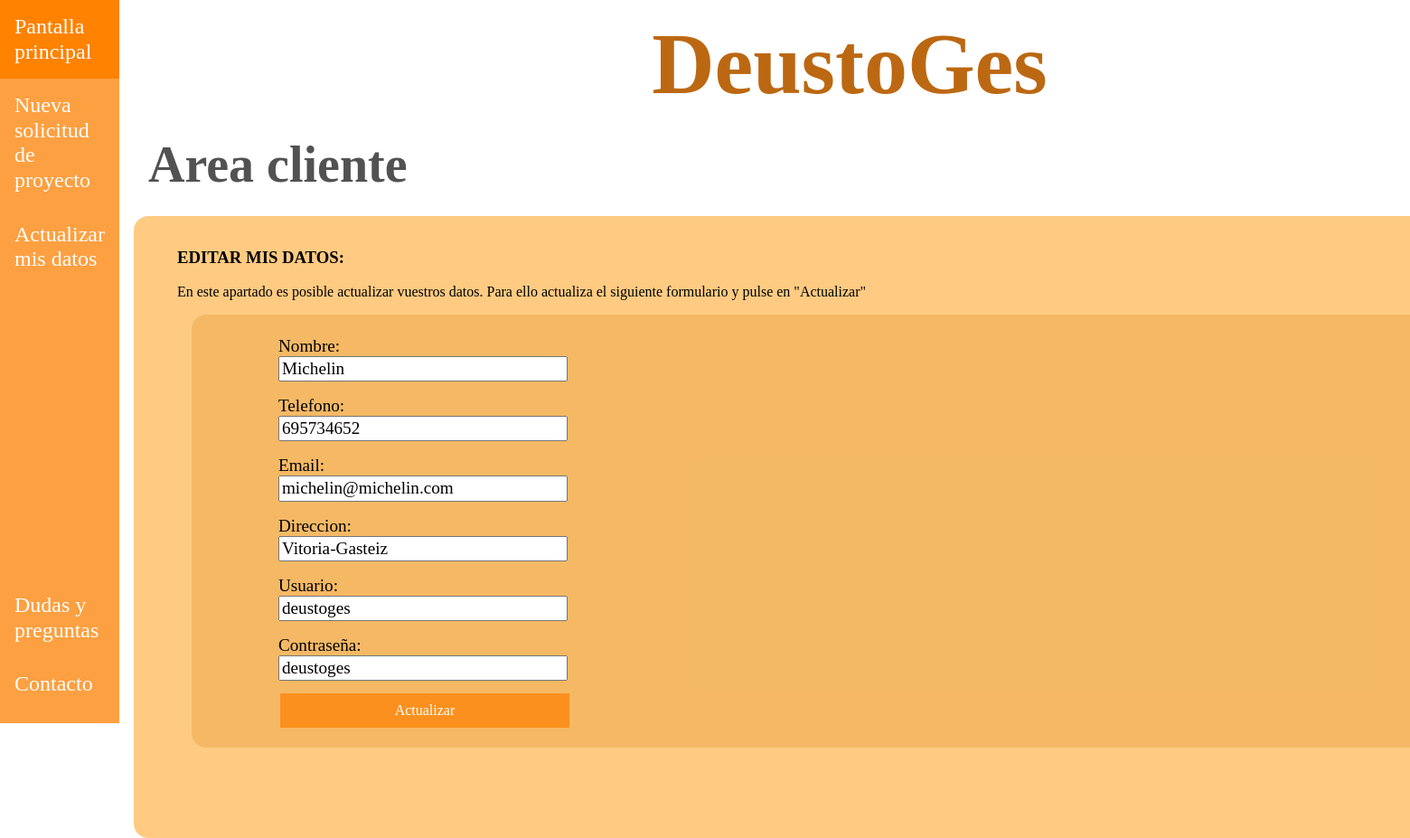
Before: /appDeustoGes/clientes/1/update with the older database file.
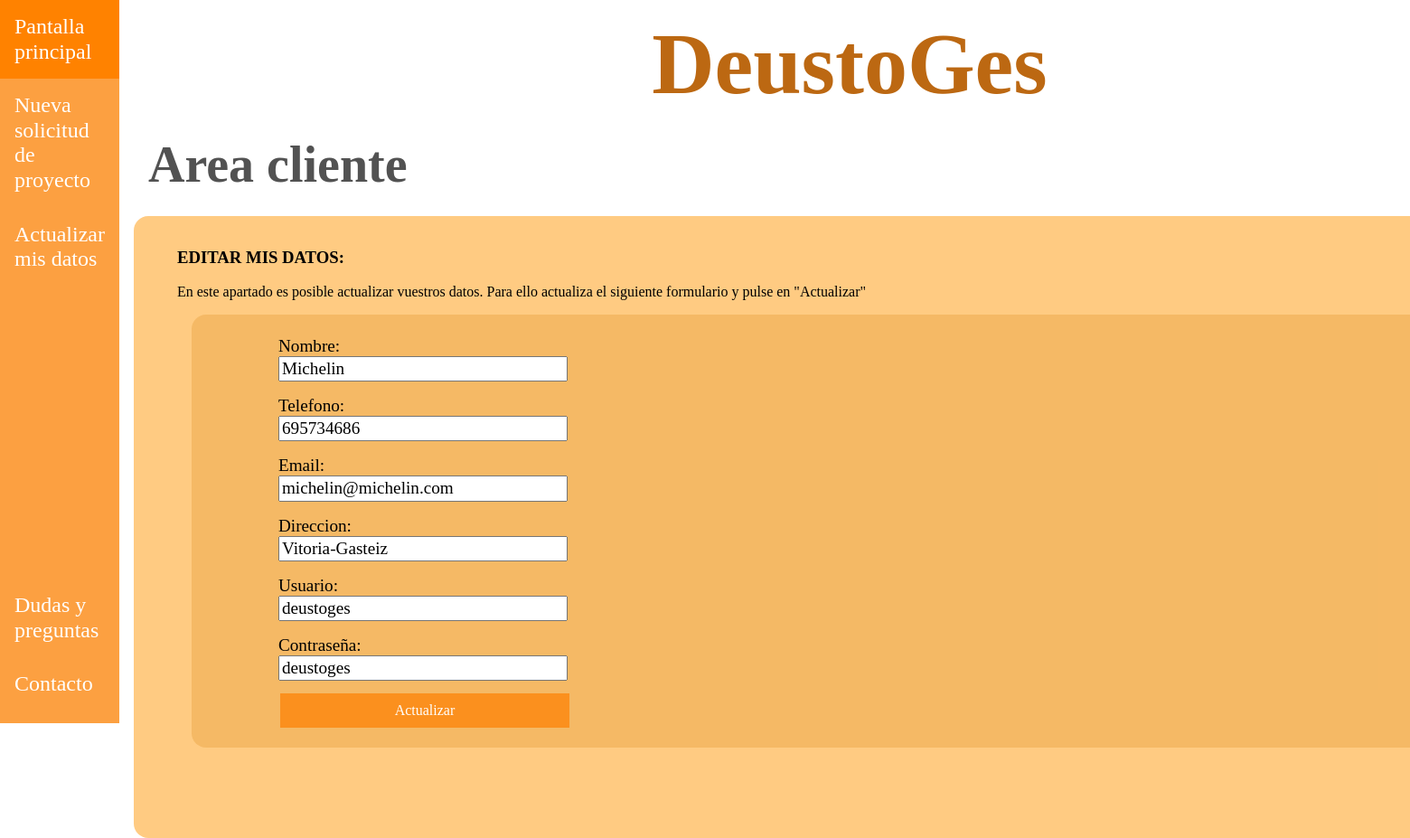
After: the same page with the newer database file.
### appDeustoGes/models.py (models this page shows, shortened)
class Cliente(models.Model):
    nombre = models.CharField(max_length=15)
    telefono = models.IntegerField()
    email = models.EmailField()
    direccion = models.CharField(max_length=50)
    usuario = models.CharField(max_length=50, default="", blank=False)
    contraseña = models.CharField(max_length=50, default="deustoges", blank=False)
    created = models.DateTimeField(auto_now_add=True, blank=True, null=True)
    updated = models.DateTimeField(auto_now=True, blank=True, null=True)
    class Meta:
        verbose_name = "cliente"
        verbose_name_plural = "clientes"

### appDeustoGes/views.py (the view, shortened to what this page needs)
# urls.py: path('/clientes/<int:id_cliente>/update', ClienteUpdateView.as_view(), name="cliente_update"),
class ClienteUpdateView(UpdateView):
    model = Cliente
    def get(self, request, id_cliente):
        cliente = Cliente.objects.get(id=id_cliente)
        formulario = ClienteForm(instance=cliente)
        context = {
            'formulario': formulario,
            'cliente': cliente
        }
        return render(request, 'appDeustoGes/cliente_update.html', context)

### appDeustoGes/forms.py
class ClienteForm(forms.ModelForm):
    class Meta:
        model = Cliente
        fields = '__all__'

### templates/appDeustoGes/cliente_update.html (shortened to what this page needs)
{% extends "base.html" %}
{% block css %}
    <link rel="stylesheet" href="/../static/css/normalize.css">
    <link rel="stylesheet" href="/../static/css/style.css">
{% endblock %}
{% block nav_header %}
    <nav class="barra-lateral">
        <ul class="listado-barra-lateral listado-barra-lateral-cliente">
            <div>
                <li><a href="{% url 'pantalla_cliente' cliente.id %}">Pantalla principal</a></li>
                <li><a href="{% url 'solicitud_create' cliente.id %}">Nueva solicitud de proyecto</a></li>
                <li><a href="{% url 'cliente_update' cliente.id %}">Actualizar mis datos</a></li>
            </div>
            <div>
                <li><a href="">Dudas y preguntas</a></li>
                <li><a href="">Contacto</a></li>
                <li><a href="{% url 'login' %}">Salir</a></li>
            </div>
        </ul>
    </nav>
{% endblock %}
{% block main_contenido %}
<h2>Area cliente</h2>
<div class="contenido">
    <div class="introduccion">
        <h3>EDITAR MIS DATOS:</h3>
        <p>En este apartado es posible actualizar vuestros datos. Para ello actualiza el siguiente formulario y pulse
        en "Actualizar"</p>
        <div class="contenido_interno">
            <form id="formulario" class="formulario" action="{% url 'cliente_update' cliente.id%}" method="post">
                <div class="contenido-formulario">
                    {{ formulario.nombre.label_tag }}
                    {{ formulario.nombre }}
                </div>
                <div class="contenido-formulario">
                    {{ formulario.telefono.label_tag }}
                    {{ formulario.telefono }}
                </div>
                <div class="contenido-formulario">
                    {{ formulario.email.label_tag }}
                    {{ formulario.email }}
                </div>
                <div class="contenido-formulario">
                    {{ formulario.direccion.label_tag }}
                    {{ formulario.direccion }}
                </div>
                <div class="contenido-formulario">
                    {{ formulario.usuario.label_tag }}
                    {{ formulario.usuario }}
                </div>
                <div class="contenido-formulario">
                    {{ formulario.contraseña.label_tag }}
                    {{ formulario.contraseña }}
                </div>
                <input id="boton-enviar" type="submit" class="añadir-button" value="Actualizar"/>
            </form>
        </div>
    </div>
</div>
{% endblock %}

Changed rows visible on the page:
changed Cliente "Michelin": telefono "695734652" → "695734686"
